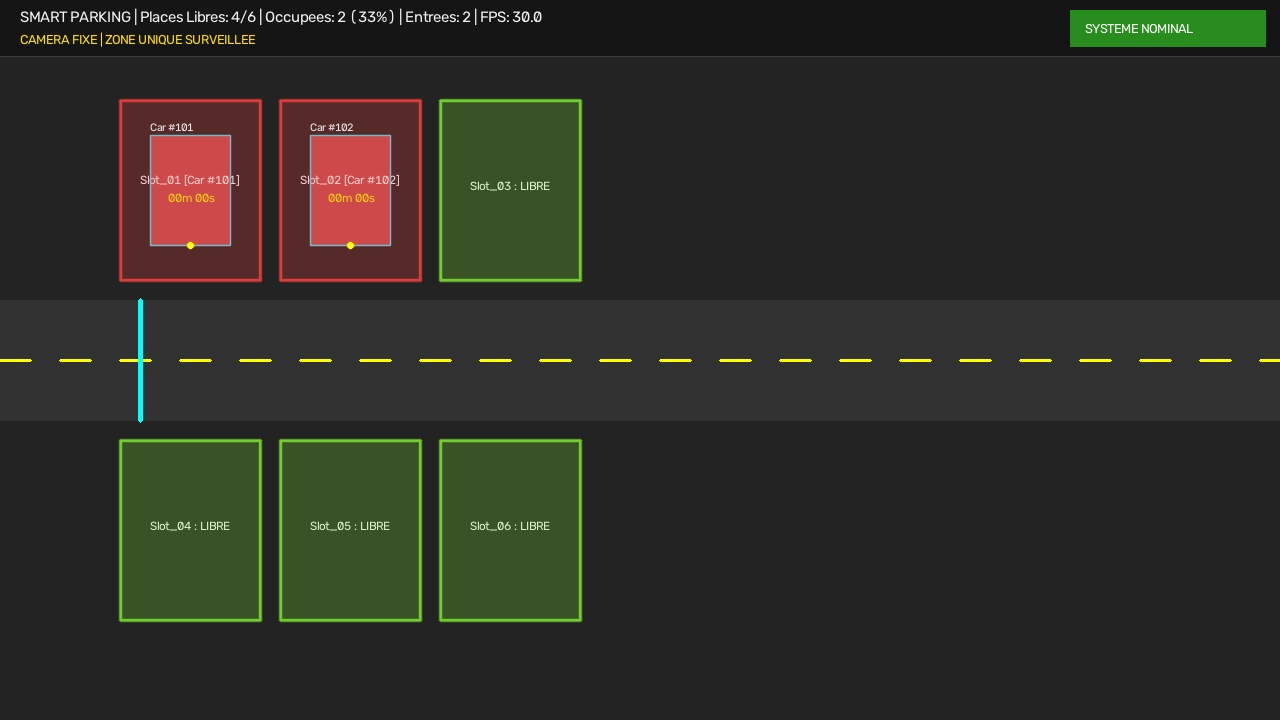
#> input picture assets/test_rendered_scenario1.jpg, 1280 x 720 px
$ python -i motion_compensator.py   (imports and definitions only)
#> lines starting #> are read from the running program, lines starting #| are printed output that depends on the picture
#> further down, picture is the input picture: shape (720, 1280, 3); mean B, G, R 39, 46.6, 46.6
"""
Global Motion Compensator (GMC) & Multi-Zone Adaptability
Smart Parking Monitoring & Spatial Analytics

Features:
1. Estimates camera ego-motion (pan/tilt/zoom) via ORB feature matching + RANSAC homography.
2. Dynamically warps parking slot polygons (Augmented Reality ground locking).
3. Detects when slots move out of the camera field of view and smoothly deactivates them.
4. Multi-Zone Adaptability: Automatically switches active zones and slot definitions
   (e.g., Zone A: Entrance -> Zone B: Central Aisle -> Zone C: East Wing) as the camera pans.
5. Provides true ground velocity by subtracting camera ego-motion.
"""

from typing import Dict, List, Optional, Tuple
import cv2
import numpy as np


class CameraMotionCompensator:
    def __init__(self, max_features: int = 500, proc_width: int = 640):
        # Features are matched on a downscaled copy (ORB on 1280 px was ~45 ms/frame); the
        # homography is rescaled back to full-frame coordinates.
        self.proc_width = proc_width
        self.orb = cv2.ORB_create(nfeatures=max_features)
        self.bf = cv2.BFMatcher(cv2.NORM_HAMMING, crossCheck=True)
        self.prev_gray: Optional[np.ndarray] = None
        self.prev_kp = None
        self.prev_des = None

        # Cumulative transformation from frame 0 to current frame
        self.accumulated_H = np.eye(3, dtype=np.float32)
        # Instantaneous camera displacement (pixels per frame)
        self.camera_dx = 0.0
        self.camera_dy = 0.0
        # Cumulative displacement
        self.total_dx = 0.0
        self.total_dy = 0.0

    # Minimum RANSAC inliers for a homography to be trusted.
    MIN_INLIERS = 25

    # [13 lines left out: function _match_homography, not called in this run]

    def update(self, frame: np.ndarray) -> np.ndarray:
        """
        Estimates the homography frame0 -> current frame.

        Each frame is matched against a fixed KEYFRAME (not the previous frame): chaining
        frame-to-frame steps loses slow drift entirely -- a hovering drone drifting ~0.1 px per
        frame produced per-step homographies of ~identity and an accumulated motion of 0,
        while the ground had actually moved 15-25 px. The keyframe is only replaced when the
        view has moved too far to match it reliably (handheld pans), at which point we chain
        once from the previous frame and re-anchor.
        """
        gray = cv2.cvtColor(frame, cv2.COLOR_BGR2GRAY)
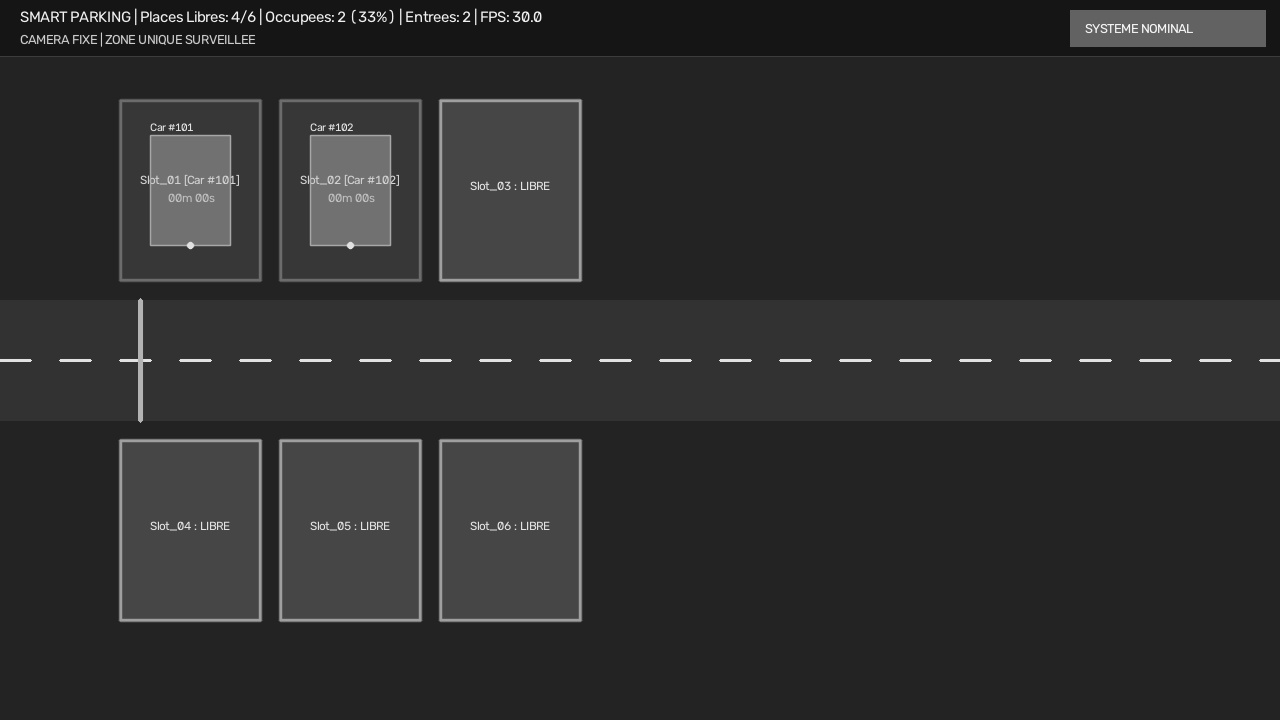
#> gray: shape (720, 1280); min 13, max 247, mean 45.8
        s = min(1.0, self.proc_width / gray.shape[1])
#> s = 0.5
        small = cv2.resize(gray, None, fx=s, fy=s, interpolation=cv2.INTER_AREA) if s < 1.0 else gray
        kp, des = self.orb.detectAndCompute(small, None)
#> kp = 491 keypoints; strongest (x, y, size): (66, 180, 31), (67, 182, 31), (72, 182, 31), (67, 177, 31)
        self._S = np.diag([s, s, 1.0])
#> self._S = [[0.5, 0, 0], [0, 0.5, 0], [0, 0, 1]]
        self._S_inv = np.diag([1.0 / s, 1.0 / s, 1.0])
#> self._S_inv = [[2, 0, 0], [0, 2, 0], [0, 0, 1]]

        if self.prev_gray is None:
            self.prev_gray, self.prev_kp, self.prev_des = gray, kp, des
#> self.prev_kp has the same summary as kp
            self.key_kp, self.key_des, self.key_H = kp, des, self.accumulated_H.copy()
#> self.key_kp has the same summary as kp; self.key_H = [[1, 0, 0], [0, 1, 0], [0, 0, 1]]
            return self.accumulated_H

        prev_total = (self.total_dx, self.total_dy)
        H_key = self._match_homography(self.key_kp, self.key_des, kp, des)
        to_full = lambda H: self._S_inv @ H @ self._S  # small-image homography -> full frame
        if H_key is not None:
            new_H = to_full(H_key) @ self.key_H
        else:
            # Lost the keyframe: chain one step from the previous frame and re-anchor on it.
            H_step = self._match_homography(self.prev_kp, self.prev_des, kp, des)
            new_H = (to_full(H_step) @ self.accumulated_H) if H_step is not None else self.accumulated_H
            self.key_kp, self.key_des, self.key_H = kp, des, new_H.copy()

        self.accumulated_H = new_H.astype(np.float32)
        self.total_dx = float(self.accumulated_H[0, 2])
        self.total_dy = float(self.accumulated_H[1, 2])
        self.camera_dx = self.total_dx - prev_total[0]
        self.camera_dy = self.total_dy - prev_total[1]

        self.prev_gray, self.prev_kp, self.prev_des = gray, kp, des
        return self.accumulated_H

    # [65 lines left out: functions get_active_zone_info, transform_polygons, not called in this run]

>>> import cv2
>>> picture = cv2.imread('../assets/test_rendered_scenario1.jpg')
>>> result = CameraMotionCompensator().update(picture)
#> result = [[1, 0, 0], [0, 1, 0], [0, 0, 1]]
